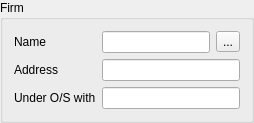
             <widget class="QGroupBox" name="groupBox">
              <property name="title">
               <string>Firm</string>
              </property>
              <layout class="QFormLayout" name="formLayout_3">
               <item row="0" column="0">
                <widget class="QLabel" name="label_72">
                 <property name="text">
                  <string>Name</string>
                 </property>
                </widget>
               </item>
               <item row="0" column="1">
                <layout class="QHBoxLayout" name="horizontalLayout_3">
                 <item>
                  <widget class="QLineEdit" name="lineEdit_70"/>
                 </item>
                 <item>
                  <widget class="QToolButton" name="toolButton_5">
                   <property name="text">
                    <string>...</string>
                   </property>
                  </widget>
                 </item>
                </layout>
               </item>
               <item row="2" column="0">
                <widget class="QLabel" name="label_73">
                 <property name="text">
                  <string>Address</string>
                 </property>
                </widget>
               </item>
               <item row="2" column="1">
                <widget class="QLineEdit" name="lineEdit_71"/>
               </item>
               <item row="3" column="0">
                <widget class="QLabel" name="label_74">
                 <property name="text">
                  <string>Under O/S with</string>
                 </property>
                </widget>
               </item>
               <item row="3" column="1">
                <widget class="QLineEdit" name="lineEdit_72"/>
               </item>
              </layout>
             </widget>
